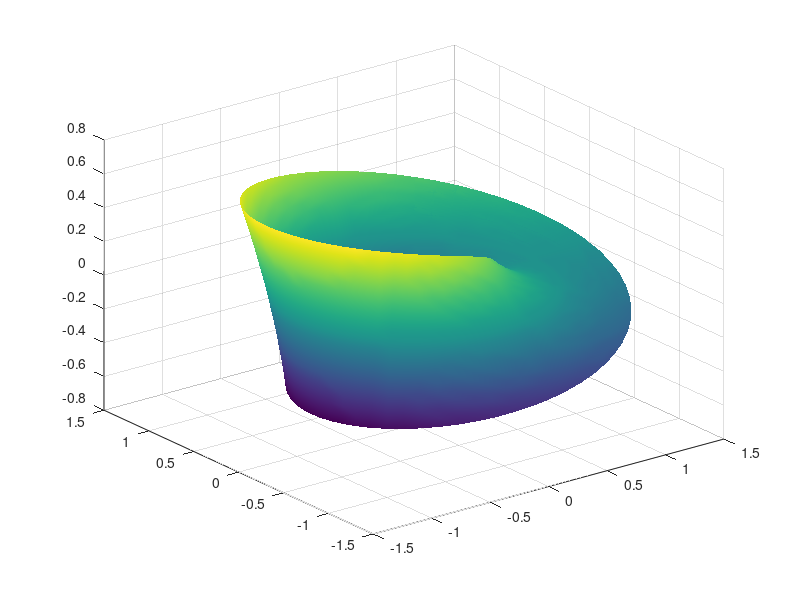

Here is the MATLAB script that generated this plot:
clear
u = 0:0.1:2*pi + 1;
v = -1:0.1:1;
[U,V] = meshgrid(u,v);
X = (1 + (V/2) .* cos(U/2)).*cos(U);
Y = (1 + (V/2) .* cos(U/2)).*sin(U);
Z = (V/2 .* sin(U/2));
surf(X,Y,Z);
shading interp;